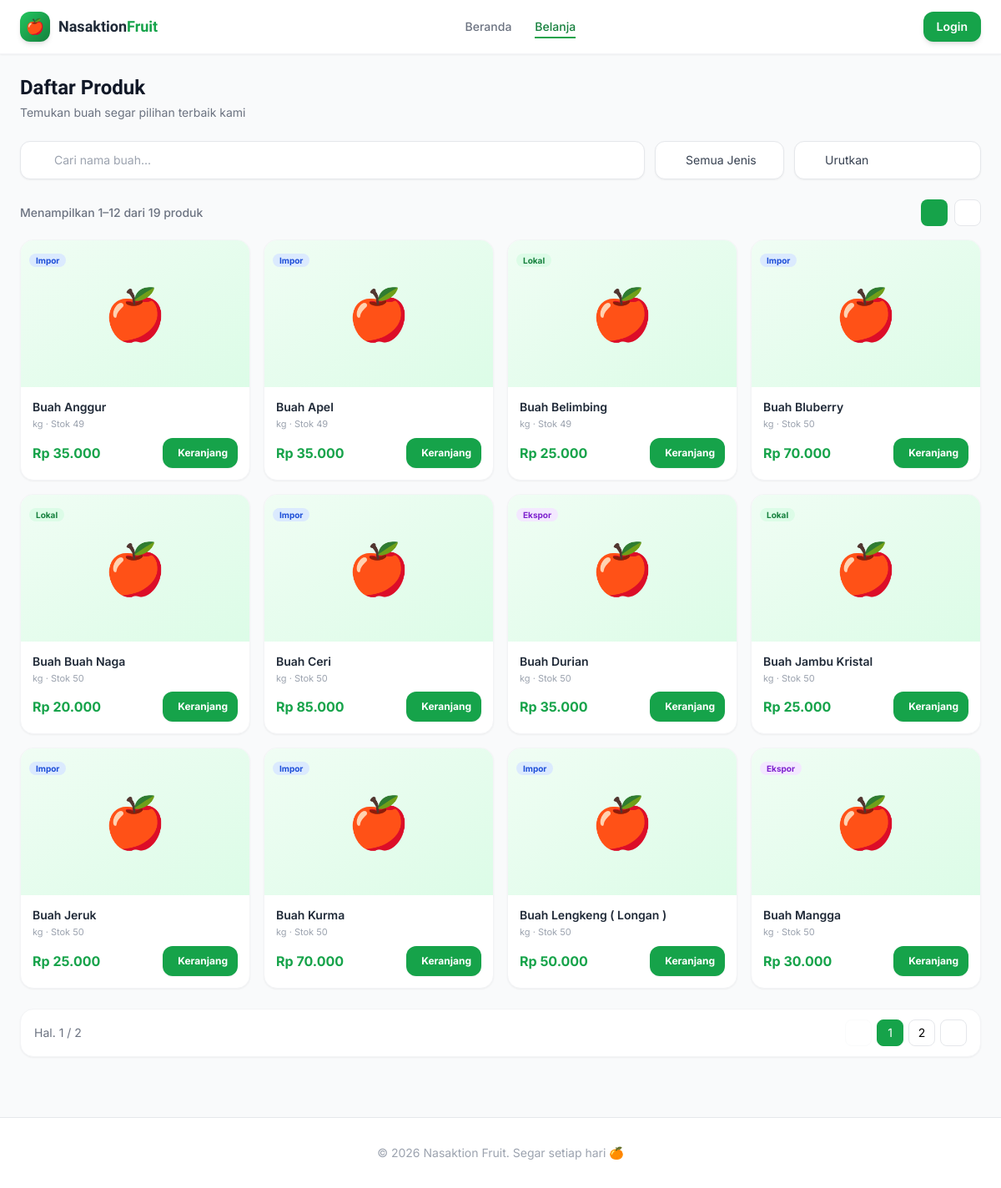
The page /index.php/customer/shop on the database as committed earlier.
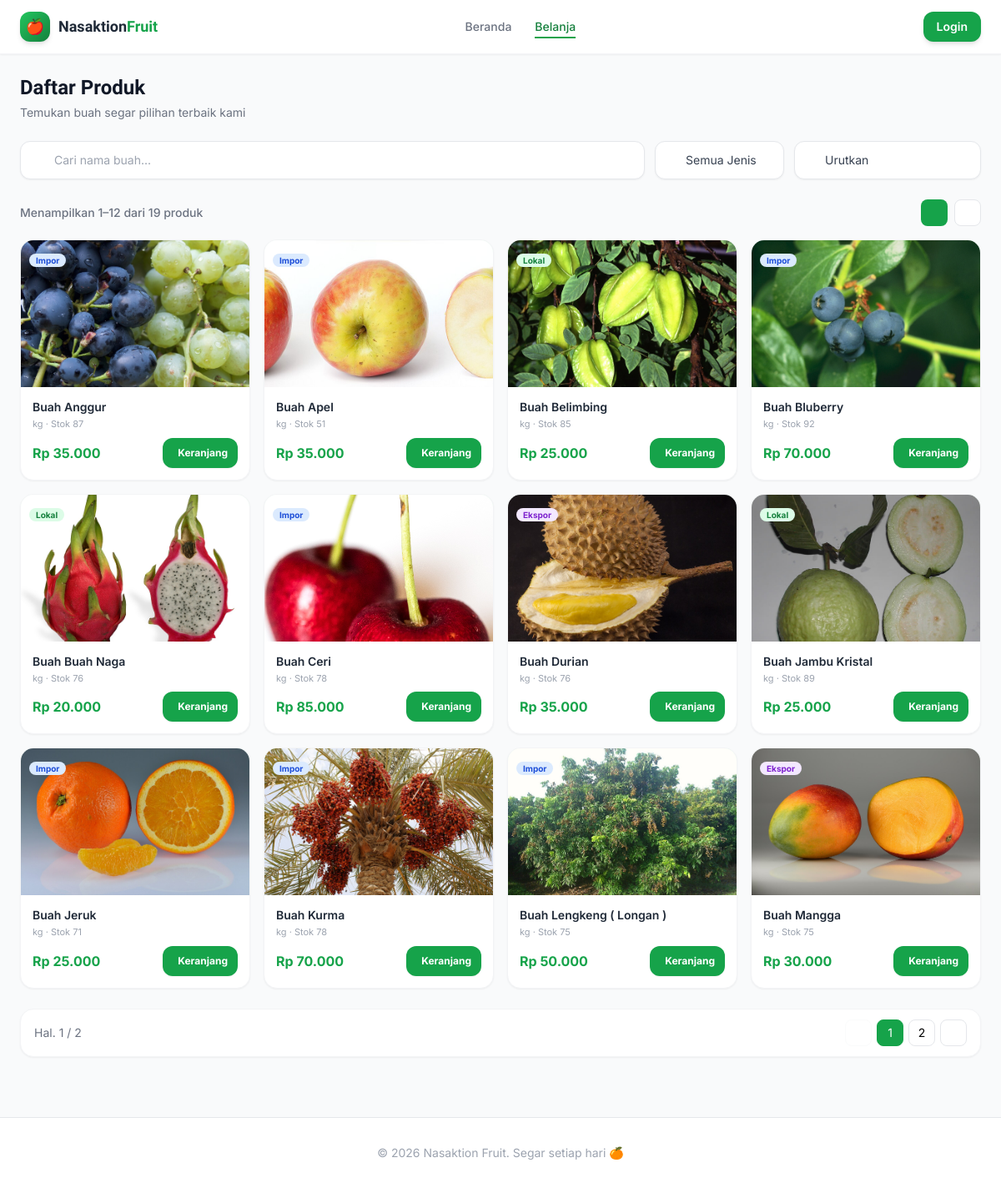
The same page on the database as committed later.
### tables this page shows
CREATE TABLE `products` (
  `id` int unsigned NOT NULL AUTO_INCREMENT,
  `category_id` int unsigned NOT NULL,
  `nama_buah` varchar(100) NOT NULL,
  `jenis` enum('Impor','Ekspor','Lokal') NOT NULL DEFAULT 'Lokal',
  `foto` varchar(255) DEFAULT NULL,
  `deskripsi` text,
  `harga_beli` decimal(15,2) NOT NULL DEFAULT '0.00',
  `harga_jual` decimal(15,2) NOT NULL DEFAULT '0.00',
  `stok` int NOT NULL DEFAULT '0',
  `satuan` varchar(20) NOT NULL DEFAULT 'kg',
  `is_active` tinyint(1) NOT NULL DEFAULT '1',
  `created_at` timestamp NULL DEFAULT CURRENT_TIMESTAMP,
  `updated_at` timestamp NULL DEFAULT CURRENT_TIMESTAMP ON UPDATE CURRENT_TIMESTAMP,
  PRIMARY KEY (`id`),
  KEY `idx_category` (`category_id`),
  KEY `idx_jenis` (`jenis`),
  KEY `idx_active` (`is_active`),
  CONSTRAINT `fk_products_category` FOREIGN KEY (`category_id`) REFERENCES `categories` (`id`) ON UPDATE CASCADE
);

### application/controllers/customer/Shop.php (called while the page is built, shortened)
<?php
class Shop extends CI_Controller {
    public function __construct() {
        $this->load->model('Product_model');
        $this->load->model('Category_model');
        $this->load->model('Feedback_model');
    }
    public function index() {
        $data['title'] = 'Belanja Buah Segar';
        $data['products'] = $this->Product_model->get_available();
        $data['categories'] = $this->Category_model->get_all();
        $data['featured'] = $this->Product_model->get_featured(8);
        $this->load->view('customer/shop/index', $data);
    }
}

### index.php (called while the page is built, shortened)
<?php
require_once BASEPATH.'core/CodeIgniter.php';

### application/models/Product_model.php (called while the page is built, shortened)
<?php
class Product_model extends CI_Model {
    public function get_available() {
        $this->db->where('is_active', 1);
        $this->db->where('stok >', 0);
        $this->db->order_by('nama_buah', 'ASC');
        return $this->db->get('products')->result();
    }
    public function get_featured($limit = 8) {
        $this->db->select('p.*, c.nama_kategori');
        $this->db->from('products p');
        $this->db->join('categories c', 'c.id = p.category_id', 'left');
        $this->db->where('p.is_active', 1);
        $this->db->where('p.stok >', 0);
        $this->db->order_by('p.created_at', 'DESC');
        $this->db->limit($limit);
        return $this->db->get()->result();
    }
}

### application/views/customer/shop/index.php (the view, shortened to what the changed rows need)
<?= $this->load->view('customer/layout/header', ['title'=>'Belanja'], TRUE) ?>
<div class="mb-6">
    <h2 class="font-display font-black text-2xl text-gray-900 mb-1">Daftar Produk</h2>
</div>
<div class="grid grid-cols-2 sm:grid-cols-3 lg:grid-cols-4 gap-4 mb-4" id="productGrid">
    <?php foreach($products as $p): ?>
    <div class="product-card group bg-white rounded-2xl border border-gray-100 overflow-hidden shadow-sm hover:shadow-xl hover:border-primary-200 transition-all duration-300 hover:-translate-y-1"
         data-nama="<?= strtolower($p->nama_buah) ?>"
         data-jenis="<?= $p->jenis ?>"
         data-price="<?= $p->harga_jual ?>">
        <a href="<?= site_url('customer/shop/product/'.$p->id) ?>" class="block relative w-full h-44 bg-gradient-to-br from-primary-50 to-primary-100 flex items-center justify-center overflow-hidden">
            <?php if($p->foto): ?>
            <img src="<?= base_url('uploads/products/'.$p->foto) ?>"
                 class="w-full h-full object-cover group-hover:scale-110 transition-transform duration-500"
                 alt="<?= $p->nama_buah ?>">
            <?php else: ?>
            <span class="text-6xl group-hover:scale-110 transition-transform duration-300">🍎</span>
            <?php endif; ?>
            <div class="absolute top-2.5 left-2.5">
                <span class="text-[10px] font-bold px-2 py-0.5 rounded-full <?= $p->jenis=='Impor'?'bg-blue-100 text-blue-700':($p->jenis=='Ekspor'?'bg-purple-100 text-purple-700':'bg-green-100 text-green-700') ?>">
                    <?= $p->jenis ?>
                </span>
            </div>
        </a>
        <div class="p-3.5">
            <a href="<?= site_url('customer/shop/product/'.$p->id) ?>" class="block group/link">
                <h3 class="text-sm font-semibold text-gray-800 truncate mb-0.5 group-hover/link:text-primary-600 transition"><?= $p->nama_buah ?></h3>
                <p class="text-[11px] text-gray-400 mb-2"><?= $p->satuan ?? 'per kg' ?> · Stok <?= $p->stok ?></p>
            </a>
            <div class="flex items-center justify-between">
                <p class="text-base font-bold text-primary-600">Rp <?= number_format($p->harga_jual,0,',','.') ?></p>
                <?php if($p->stok > 0): ?>
                <button onclick="addToCart(<?= $p->id ?>, this)"
                        class="h-9 px-3 bg-primary-600 hover:bg-primary-700 active:scale-95 text-white rounded-xl flex items-center justify-center gap-1.5 transition-all shadow-sm hover:shadow-md text-xs font-bold btn-add-cart">
                    <span>Keranjang</span>
                </button>
                <?php else: ?>
                <button disabled class="w-9 h-9 bg-gray-100 text-gray-400 rounded-xl flex items-center justify-center cursor-not-allowed">
                    <span class="iconify" data-icon="lucide:x"></span>
                </button>
                <?php endif; ?>
            </div>
        </div>
    </div>
    <?php endforeach; ?>
</div>
<?= $this->load->view('customer/layout/footer', [], TRUE) ?>

Rows that differ between the two databases and show on the page:
changed products "Buah Anggur": foto: picture added; stok "49" → "87"; no longer shows "🍎"
changed products "Buah Apel": foto: picture added; stok "49" → "51"; no longer shows "🍎"
changed products "Buah Belimbing": foto: picture added; stok "49" → "85"; no longer shows "🍎"
changed products "Buah Bluberry": foto: picture added; stok "50" → "92"; no longer shows "🍎"
changed products "Buah Buah Naga": foto: picture added; stok "50" → "76"; no longer shows "🍎"
changed products "Buah Ceri": foto: picture added; stok "50" → "78"; no longer shows "🍎"
changed products "Buah Durian": foto: picture added; stok "50" → "76"; no longer shows "🍎"
changed products "Buah Jambu Kristal": foto: picture added; stok "50" → "89"; no longer shows "🍎"
changed products "Buah Jeruk": foto: picture added; stok "50" → "71"; no longer shows "🍎"
changed products "Buah Kurma": foto: picture added; stok "50" → "78"; no longer shows "🍎"
changed products "Buah Lengkeng ( Longan )": foto: picture added; stok "50" → "75"; no longer shows "🍎"
changed products "Buah Mangga": foto: picture added; stok "50" → "75"; no longer shows "🍎"
